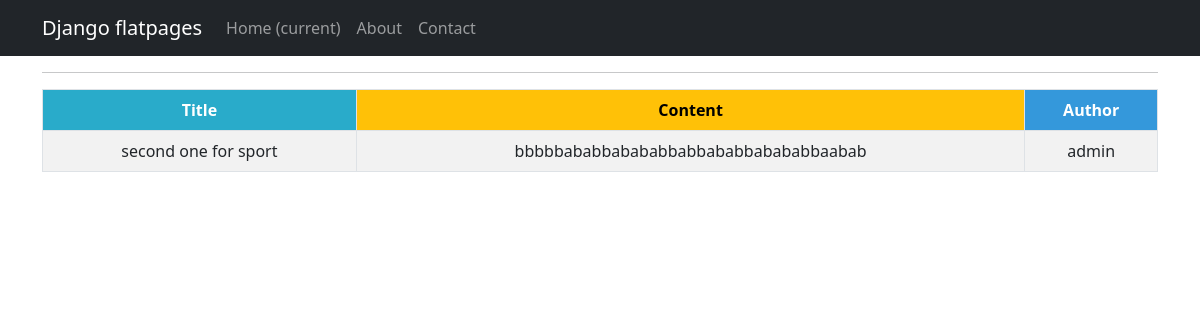
/articles/42, run on an earlier commit of the app's database.
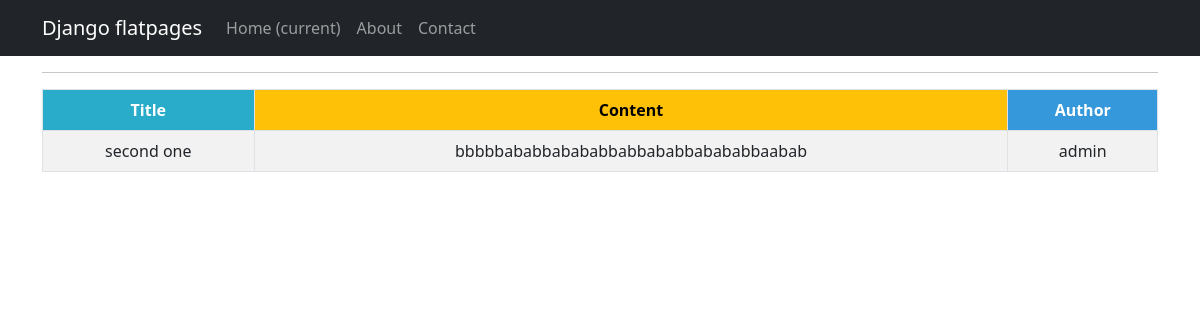
And on a later commit of the database.
### application/models.py (models this page shows, shortened)
class Post(models.Model):
    author = models.ForeignKey(Author, on_delete=models.CASCADE)
    options = models.CharField(max_length=10, choices=[('article', 'Article'), ('news', 'News')], default='article')
    time_of_creation = models.DateTimeField(auto_now_add=True)   #auto_now_add=True
    categories = models.ManyToManyField('Category', through='PostCategory')
    title = models.CharField(max_length=255)            #app - client_name
    content_of_article = models.TextField()             #app - message
    rating = models.IntegerField(default=0)

class Author(models.Model):
    author = models.OneToOneField(User, on_delete=models.CASCADE)
    rating = models.IntegerField(default=0)

### application/views.py (the view)
# urls.py: path('<int:pk>', PostDetail.as_view(), name='post_detail'),#cache_page(300) is off because article cache is applied
class PostDetail(DetailView):
    model = Post
    template_name = 'post.html'
    context_object_name = 'post'
    queryset = Post.objects.all()
    def get_object(self, *args, **kwargs):
        obj = cache.get(f'post-{self.kwargs["pk"]}', None)
        if not obj:
            obj = super().get_object(queryset=self.queryset)
            cache.set(f'post-{self.kwargs["pk"]}', obj)
        return obj

### templates/post.html
{% extends 'flatpages/default.html' %}
{% block content %}
<hr>
<table class="table table-bordered table-striped table-hover">
  <thead>
    <tr>
      <th style="background-color: #29ABCA; color: #ffffff;">Title</th>
      <th style="background-color: #FFC107; color: #000000;">Content</th>
      <th style="background-color: #3498DB; color: #ffffff;">Author</th>
    </tr>
  <tbody>
    <tr>
      <td>{{ post.title }} </td>
      <td>{{ post.content_of_article }}</td>
      <td>{{ post.author.author }}</td>
    </tr>
  </tbody>
</table>
{% endblock content %}

What changed in the data, as far as the page shows it:
changed Post "bbbbbababbabababbabbababbabababbaabab": title "second one for sport" → "second one"
